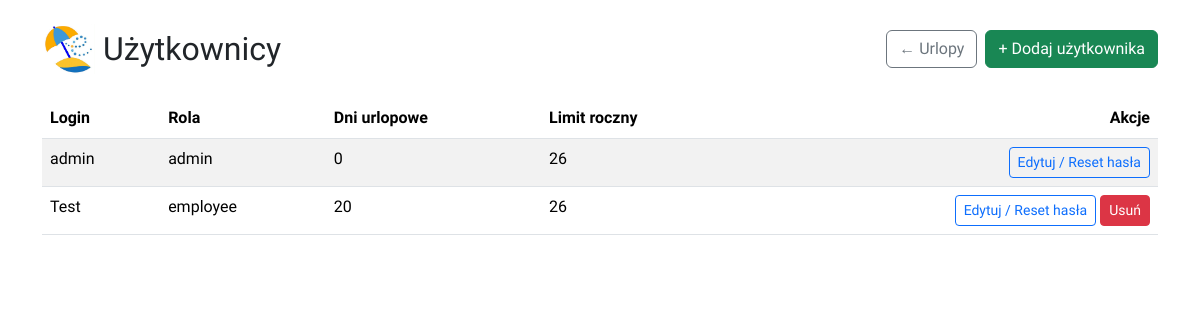
The page /users (signed in) on the database as committed earlier.
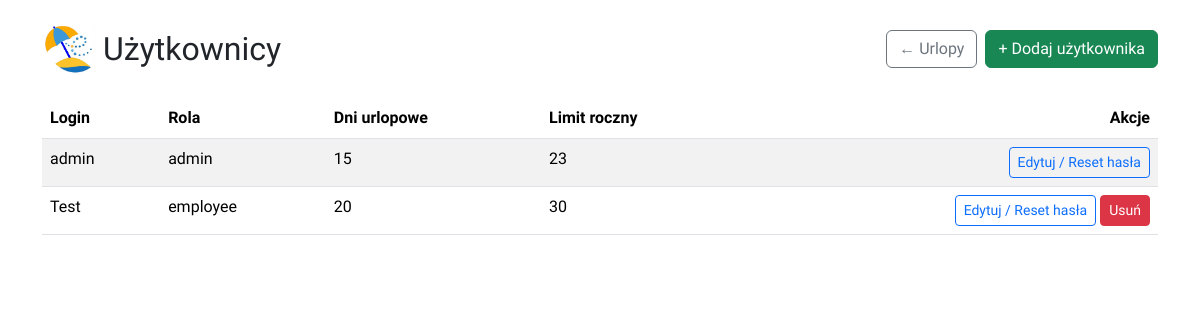
The same page on the database as committed later.
### tables this page shows
CREATE TABLE users (
                id INTEGER PRIMARY KEY AUTOINCREMENT,
                username TEXT NOT NULL,
                password TEXT NOT NULL
            , role TEXT NOT NULL DEFAULT 'employee', total_days INTEGER DEFAULT 26, last_updated_year INTEGER DEFAULT 0, annual_limit INTEGER DEFAULT 26);

### app.py (the view)
@app.route('/users')
def users_list():
    if "user_id" not in session or session.get("role") != "admin":
        flash("Dostęp tylko dla administratora", "danger")
        return redirect(url_for("login"))
    conn = get_db_connection()
    rows = conn.execute('SELECT id, username, role, total_days, annual_limit FROM users ORDER BY username COLLATE NOCASE').fetchall()
    conn.close()
    return render_template('users.html', users=rows)

### app.py (called while the page is built)
def get_db_connection():
    conn = sqlite3.connect(DATABASE)
    conn.row_factory = sqlite3.Row
    return conn

### templates/users.html (shortened to what this page needs)
<!DOCTYPE html>
<html lang="pl">
<head>
  <link href="https://cdn.jsdelivr.net/npm/bootstrap@5.3.3/dist/css/bootstrap.min.css" rel="stylesheet">
</head>
<body class="container py-4">
  <div class="d-flex justify-content-between align-items-center mb-3 flex-wrap">
    <div class="d-flex align-items-center mb-2">
      <img src="{{ url_for('static', filename='images/logo2.jpg') }}" alt="Logo" height="50" class="me-2">
      <h2 class="mb-0" style="font-family: 'Mulish', sans-serif;">Użytkownicy</h2>
    </div>
    <div class="d-flex gap-2 mb-2">
      <a class="btn btn-outline-secondary" href="{{ url_for('vacations') }}" style="font-family: 'Mulish', sans-serif;">← Urlopy</a>
      <a class="btn btn-success" href="{{ url_for('users_new') }}" style="font-family: 'Mulish', sans-serif;">+ Dodaj użytkownika</a>
    </div>
  </div>
  {% if users %}
  <table class="table table-striped table-hover">
    <thead>
      <tr>
        <th style="font-family: 'Mulish', sans-serif;">Login</th>
        <th style="font-family: 'Mulish', sans-serif;">Rola</th>
        <th style="font-family: 'Mulish', sans-serif;">Dni urlopowe</th>
        <th style="font-family: 'Mulish', sans-serif;">Limit roczny</th>
        <th class="text-end" style="font-family: 'Mulish', sans-serif;">Akcje</th>
      </tr>
    </thead>
    <tbody>
      {% for u in users %}
      <tr>
        <td style="font-family: 'Mulish', sans-serif;">{{ u['username'] }}</td>
        <td style="font-family: 'Mulish', sans-serif;">{{ u['role'] }}</td>
        <td style="font-family: 'Mulish', sans-serif;">{{ u['total_days'] }}</td>
        <td style="font-family: 'Mulish', sans-serif;">{{ u['annual_limit'] }}</td>
        <td class="text-end">
            <a class="btn btn-sm btn-outline-primary" href="{{ url_for('users_edit', user_id=u['id']) }}" style="font-family: 'Mulish', sans-serif;">Edytuj / Reset hasła</a>
            {% set is_admin = (u['role'] == 'admin') %}
            {% set admins_count = users | selectattr('role', 'equalto', 'admin') | list | length %}
            {% if not (is_admin and admins_count <= 1) %}
                <form action="{{ url_for('delete_user', user_id=u['id']) }}" method="post" style="display:inline;">
                    <button type="submit" class="btn btn-sm btn-danger" style="font-family: 'Mulish', sans-serif;">Usuń</button>
                </form>
            {% endif %}
        </td>
      </tr>
      {% endfor %}
    </tbody>
  </table>
  {% else %}
    <div class="alert alert-info" style="font-family: 'Mulish', sans-serif;">Brak użytkowników.</div>
  {% endif %}
</body>
</html>

Rows that differ between the two databases and show on the page:
changed users "admin": total_days "0" → "15"; annual_limit "26" → "23"
changed users "Test": annual_limit "26" → "30"
